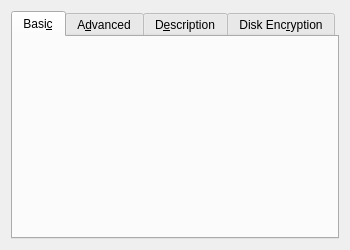
<ui version="4.0" >
 <comment>
 VPox frontends: Qt GUI ("VirtualPox"):

 Copyright (C) 2008-2020 Oracle Corporation

 This file is part of VirtualPox Open Source Edition (OSE), as
 available from http://www.virtualpox.org. This file is free software;
 you can redistribute it and/or modify it under the terms of the GNU
 General Public License (GPL) as published by the Free Software
 Foundation, in version 2 as it comes in the "COPYING" file of the
 VirtualPox OSE distribution. VirtualPox OSE is distributed in the
 hope that it will be useful, but WITHOUT ANY WARRANTY of any kind.
 </comment>
 <class>UIMachineSettingsGeneral</class>
 <widget class="QWidget" name="UIMachineSettingsGeneral" >
  <property name="geometry" >
   <rect>
    <x>0</x>
    <y>0</y>
    <width>350</width>
    <height>250</height>
   </rect>
  </property>
  <layout class="QHBoxLayout" name="mLtMain" >
   <item>
    <widget class="QITabWidget" name="mTwGeneral" >
     <property name="currentIndex" >
      <number>0</number>
     </property>
     <widget class="QWidget" name="mTabBasic" >
      <attribute name="title" >
       <string>Basi&amp;c</string>
      </attribute>
      <layout class="QVBoxLayout" name="mLtBasic" >
       <property name="spacing" >
        <number>0</number>
       </property>
       <item>
        <widget class="UINameAndSystemEditor" native="1" name="m_pNameAndSystemEditor" />
       </item>
       <item>
        <spacer name="mSpVer1" >
         <property name="orientation" >
          <enum>Qt::Vertical</enum>
         </property>
         <property name="sizeHint" stdset="0" >
          <size>
           <width>0</width>
           <height>0</height>
          </size>
         </property>
        </spacer>
       </item>
      </layout>
     </widget>
     <widget class="QWidget" name="mTabAdvanced" >
      <attribute name="title" >
       <string>A&amp;dvanced</string>
      </attribute>
      <layout class="QVBoxLayout" name="mLtAdvanced" >
       <property name="spacing" >
        <number>0</number>
       </property>
       <item>
        <widget class="QWidget" native="1" name="mWtAdvanced" >
         <layout class="QGridLayout" name="mLtAdvancedItems" >
          <property name="margin" >
           <number>0</number>
          </property>
          <item row="0" column="0" >
           <widget class="QLabel" name="mLbSnapshot" >
            <property name="text" >
             <string>S&amp;napshot Folder:</string>
            </property>
            <property name="alignment" >
             <set>Qt::AlignRight|Qt::AlignTrailing|Qt::AlignVCenter</set>
            </property>
            <property name="buddy" >
             <cstring>mPsSnapshot</cstring>
            </property>
           </widget>
          </item>
          <item row="0" column="1" colspan="2" >
           <widget class="UIFilePathSelector" name="mPsSnapshot" >
            <property name="sizePolicy" >
             <sizepolicy vsizetype="Fixed" hsizetype="MinimumExpanding" >
              <horstretch>0</horstretch>
              <verstretch>0</verstretch>
             </sizepolicy>
            </property>
           </widget>
          </item>
          <item row="1" column="0" >
           <widget class="QLabel" name="mLbClipboard" >
            <property name="text" >
             <string>&amp;Shared Clipboard:</string>
            </property>
            <property name="alignment" >
             <set>Qt::AlignRight|Qt::AlignTrailing|Qt::AlignVCenter</set>
            </property>
            <property name="buddy" >
             <cstring>mCbClipboard</cstring>
            </property>
           </widget>
          </item>
          <item row="1" column="1" >
           <widget class="QComboBox" name="mCbClipboard" >
            <property name="sizePolicy" >
             <sizepolicy vsizetype="Fixed" hsizetype="Fixed" >
              <horstretch>0</horstretch>
              <verstretch>0</verstretch>
             </sizepolicy>
            </property>
            <property name="whatsThis" >
             <string>Selects which clipboard data will be copied between the guest and the host OS. This feature requires Guest Additions to be installed in the guest OS.</string>
            </property>
           </widget>
          </item>
          <item row="1" column="2" >
           <spacer name="mSpHor1" >
            <property name="orientation" >
             <enum>Qt::Horizontal</enum>
            </property>
            <property name="sizeHint" stdset="0" >
             <size>
              <width>0</width>
              <height>0</height>
             </size>
            </property>
           </spacer>
          </item>
          <item row="2" column="0" >
           <widget class="QLabel" name="mLbDragAndDrop" >
            <property name="text" >
             <string>D&amp;rag'n'Drop:</string>
            </property>
            <property name="alignment" >
             <set>Qt::AlignRight|Qt::AlignTrailing|Qt::AlignVCenter</set>
            </property>
            <property name="buddy" >
             <cstring>mCbDragAndDrop</cstring>
            </property>
           </widget>
          </item>
          <item row="2" column="1" >
           <widget class="QComboBox" name="mCbDragAndDrop" >
            <property name="sizePolicy" >
             <sizepolicy vsizetype="Fixed" hsizetype="Fixed" >
              <horstretch>0</horstretch>
              <verstretch>0</verstretch>
             </sizepolicy>
            </property>
            <property name="whatsThis" >
                <string>Selects which data will be copied between the guest and the host OS by drag'n'drop. This feature requires Guest Additions to be installed in the guest OS.</string>
            </property>
           </widget>
          </item>
          <item row="2" column="2" >
           <spacer name="mSpHor2" >
            <property name="orientation" >
             <enum>Qt::Horizontal</enum>
            </property>
            <property name="sizeHint" stdset="0" >
             <size>
              <width>0</width>
              <height>0</height>
             </size>
            </property>
           </spacer>
          </item>
         </layout>
        </widget>
       </item>
       <item>
        <spacer name="mSpVer3" >
         <property name="orientation" >
          <enum>Qt::Vertical</enum>
         </property>
         <property name="sizeHint" stdset="0" >
          <size>
           <width>0</width>
           <height>0</height>
          </size>
         </property>
        </spacer>
       </item>
      </layout>
     </widget>
     <widget class="QWidget" name="mTabDescription" >
      <attribute name="title" >
       <string>D&amp;escription</string>
      </attribute>
      <layout class="QVBoxLayout" name="mLtDescription" >
       <property name="spacing" >
        <number>0</number>
       </property>
       <item>
        <widget class="QTextEdit" name="mTeDescription" >
         <property name="whatsThis" >
          <string>Holds the description of the virtual machine. The description field is useful for commenting on configuration details of the installed guest OS.</string>
         </property>
         <property name="acceptRichText" >
          <bool>false</bool>
         </property>
        </widget>
       </item>
      </layout>
     </widget>
     <widget class="QWidget" name="m_pTabEncryption">
      <attribute name="title">
       <string>Disk Enc&amp;ryption</string>
      </attribute>
      <layout class="QGridLayout" name="m_pLayoutEncryption">
       <item row="0" column="0" colspan="2">
        <widget class="QCheckBox" name="m_pCheckBoxEncryption">
         <property name="whatsThis">
          <string>When checked, disks attached to this virtual machine will be encrypted.</string>
         </property>
         <property name="text">
          <string>En&amp;able Disk Encryption</string>
         </property>
        </widget>
       </item>
       <item row="1" column="0">
        <spacer>
         <property name="orientation">
          <enum>Qt::Horizontal</enum>
         </property>
         <property name="sizeType">
          <enum>QSizePolicy::Fixed</enum>
         </property>
         <property name="sizeHint">
          <size>
           <width>20</width>
           <height>0</height>
          </size>
         </property>
        </spacer>
       </item>
       <item row="1" column="1">
        <widget class="QWidget" name="m_pWidgetEncryption">
         <property name="sizePolicy">
          <sizepolicy vsizetype="Fixed" hsizetype="MinimumExpanding">
           <horstretch>1</horstretch>
           <verstretch>0</verstretch>
          </sizepolicy>
         </property>
         <layout class="QGridLayout" name="m_pLayoutEncryptionSettings">
          <property name="leftMargin">
           <number>0</number>
          </property>
          <property name="topMargin">
           <number>0</number>
          </property>
          <property name="rightMargin">
           <number>0</number>
          </property>
          <property name="bottomMargin">
           <number>0</number>
          </property>
          <item row="0" column="0">
           <widget class="QLabel" name="m_pLabelCipher">
            <property name="text">
             <string>Disk Encryption C&amp;ipher:</string>
            </property>
            <property name="alignment">
             <set>Qt::AlignRight|Qt::AlignTrailing|Qt::AlignVCenter</set>
            </property>
            <property name="buddy">
             <cstring>m_pComboCipher</cstring>
            </property>
           </widget>
          </item>
          <item row="0" column="1">
           <widget class="QComboBox" name="m_pComboCipher">
            <property name="whatsThis" >
             <string>Selects the cipher to be used for encrypting the virtual machine disks.</string>
            </property>
           </widget>
          </item>
          <item row="1" column="0">
           <widget class="QLabel" name="m_pLabelPassword1">
            <property name="text">
             <string>E&amp;nter New Password:</string>
            </property>
            <property name="alignment">
             <set>Qt::AlignRight|Qt::AlignTrailing|Qt::AlignVCenter</set>
            </property>
            <property name="buddy">
             <cstring>m_pEditorEncryptionPassword</cstring>
            </property>
           </widget>
          </item>
          <item row="1" column="1">
           <widget class="QLineEdit" name="m_pEditorEncryptionPassword">
            <property name="whatsThis" >
             <string>Holds the encryption password for disks attached to this virtual machine.</string>
            </property>
           </widget>
          </item>
          <item row="2" column="0">
           <widget class="QLabel" name="m_pLabelPassword2">
            <property name="text">
             <string>C&amp;onfirm New Password:</string>
            </property>
            <property name="alignment">
             <set>Qt::AlignRight|Qt::AlignTrailing|Qt::AlignVCenter</set>
            </property>
            <property name="buddy">
             <cstring>m_pEditorEncryptionPasswordConfirm</cstring>
            </property>
           </widget>
          </item>
          <item row="2" column="1">
           <widget class="QLineEdit" name="m_pEditorEncryptionPasswordConfirm">
            <property name="whatsThis" >
             <string>Confirms the disk encryption password.</string>
            </property>
           </widget>
          </item>
         </layout>
        </widget>
       </item>
       <item row="2" column="1">
        <spacer>
         <property name="orientation">
          <enum>Qt::Vertical</enum>
         </property>
         <property name="sizeType">
          <enum>QSizePolicy::Expanding</enum>
         </property>
         <property name="sizeHint">
          <size>
           <width>0</width>
           <height>0</height>
          </size>
         </property>
        </spacer>
       </item>
      </layout>
     </widget>
    </widget>
   </item>
  </layout>
 </widget>
 <customwidgets>
  <customwidget>
   <class>UINameAndSystemEditor</class>
   <extends>QWidget</extends>
   <header>UINameAndSystemEditor.h</header>
  </customwidget>
  <customwidget>
   <class>UIFilePathSelector</class>
   <extends>QComboBox</extends>
   <header>UIFilePathSelector.h</header>
   <container>1</container>
  </customwidget>
  <customwidget>
   <class>QITabWidget</class>
   <extends>QTabWidget</extends>
   <header>QITabWidget.h</header>
  </customwidget>
 </customwidgets>
 <resources/>
 <connections>
  <connection>
   <sender>m_pCheckBoxEncryption</sender>
   <signal>toggled(bool)</signal>
   <receiver>m_pWidgetEncryption</receiver>
   <slot>setEnabled(bool)</slot>
  </connection>
 </connections>
</ui>
